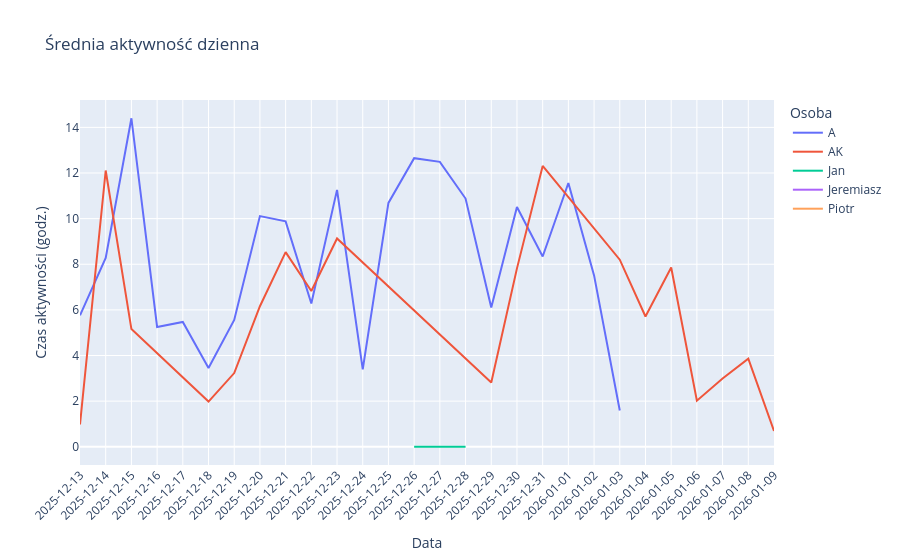

The notebook cell this image was saved under:
### Code cell
# zakładam, że df['date'] jest typu datetime
fig = px.line(
    Suma_z_dnia,
    x='date',
    y='duration',
    color='osoba',           # każda osoba będzie miała osobną linię
    labels={'date':'Data', 'duration':'Czas aktywności (godz.)', 'osoba':'Osoba'},
    title='Średnia aktywność dzienna'
)

# wymuszenie chronologicznej kolejności X, jeśli daty są datetime to Plotly zrobi to automatycznie
fig.update_xaxes(dtick="D1", tickformat="%Y-%m-%d")  # co dzień
fig.update_layout(xaxis_tickangle=-45)  # dla czytelności etykiet dat

fig.show()

### Figure 1 — Plotly figure (JSON) as saved in the notebook; plotly's stock layout.template omitted (floating-point values rounded to 4 significant figures)
{"data": [{"hovertemplate": "Osoba=A<br>Data=%{x}<br>Czas aktywności (godz.)=%{y}<extra></extra>", "legendgroup": "A", "line": {"color": "#636efa", "dash": "solid"}, "marker": {"symbol": "circle"}, "mode": "lines", "name": "A", "orientation": "v", "showlegend": true, "type": "scatter", "x": ["2025-12-13", "2025-12-14", "2025-12-15", "2025-12-16", "2025-12-17", "2025-12-18", "2025-12-19", "2025-12-20", "2025-12-21", "2025-12-22", "2025-12-23", "2025-12-24", "2025-12-25", "2025-12-26", "2025-12-27", "2025-12-28", "2025-12-29", "2025-12-30", "2025-12-31", "2026-01-01", "2026-01-02", "2026-01-03"], "xaxis": "x", "y": [5.76, 8.28, 14.4, 5.25, 5.47, 3.45, 5.56, 10.11, 9.88, 6.28, 11.26, 3.39, 10.69, 12.65, 12.49, 10.88, 6.1, 10.51, 8.34, 11.56, 7.51, 1.59], "yaxis": "y"}, {"hovertemplate": "Osoba=AK<br>Data=%{x}<br>Czas aktywności (godz.)=%{y}<extra></extra>", "legendgroup": "AK", "line": {"color": "#EF553B", "dash": "solid"}, "marker": {"symbol": "circle"}, "mode": "lines", "name": "AK", "orientation": "v", "showlegend": true, "type": "scatter", "x": ["2025-12-13", "2025-12-14", "2025-12-15", "2025-12-17", "2025-12-18", "2025-12-19", "2025-12-20", "2025-12-21", "2025-12-22", "2025-12-23", "2025-12-29", "2025-12-30", "2025-12-31", "2026-01-01", "2026-01-02", "2026-01-03", "2026-01-04", "2026-01-05", "2026-01-06", "2026-01-07", "2026-01-08", "2026-01-09"], "xaxis": "x", "y": [0.98, 12.11, 5.16, 3.07, 1.98, 3.23, 6.16, 8.53, 6.83, 9.13, 2.82, 7.82, 12.31, 10.94, 9.55, 8.2, 5.71, 7.86, 2.02, 2.99, 3.86, 0.69], "yaxis": "y"}, {"hovertemplate": "Osoba=Jan<br>Data=%{x}<br>Czas aktywności (godz.)=%{y}<extra></extra>", "legendgroup": "Jan", "line": {"color": "#00cc96", "dash": "solid"}, "marker": {"symbol": "circle"}, "mode": "lines", "name": "Jan", "orientation": "v", "showlegend": true, "type": "scatter", "x": ["2025-12-26", "2025-12-28"], "xaxis": "x", "y": [0.0, 0.0], "yaxis": "y"}, {"hovertemplate": "Osoba=Jeremiasz<br>Data=%{x}<br>Czas aktywności (godz.)=%{y}<extra></extra>", "legendgroup": "Jeremiasz", "line": {"color": "#ab63fa", "dash": "solid"}, "marker": {"symbol": "circle"}, "mode": "lines", "name": "Jeremiasz", "orientation": "v", "showlegend": true, "type": "scatter", "x": ["2025-12-25"], "xaxis": "x", "y": [0.0], "yaxis": "y"}, {"hovertemplate": "Osoba=Piotr<br>Data=%{x}<br>Czas aktywności (godz.)=%{y}<extra></extra>", "legendgroup": "Piotr", "line": {"color": "#FFA15A", "dash": "solid"}, "marker": {"symbol": "circle"}, "mode": "lines", "name": "Piotr", "orientation": "v", "showlegend": true, "type": "scatter", "x": ["2025-12-15"], "xaxis": "x", "y": [0.0], "yaxis": "y"}], "layout": {"legend": {"title": {"text": "Osoba"}, "tracegroupgap": 0}, "title": {"text": "Średnia aktywność dzienna"}, "xaxis": {"anchor": "y", "domain": [0, 1], "dtick": "D1", "tickangle": -45, "tickformat": "%Y-%m-%d", "title": {"text": "Data"}}, "yaxis": {"anchor": "x", "domain": [0, 1], "title": {"text": "Czas aktywności (godz.)"}}}}
